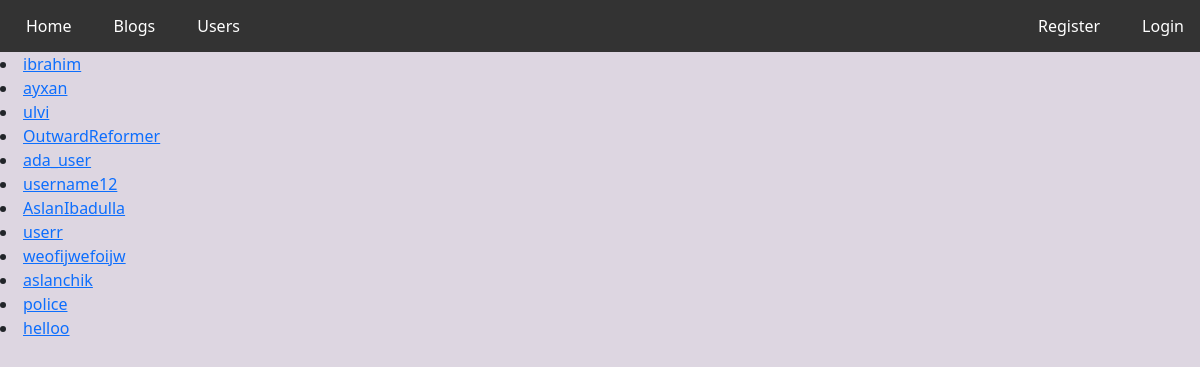
The app's page /bilqram/users, older data.
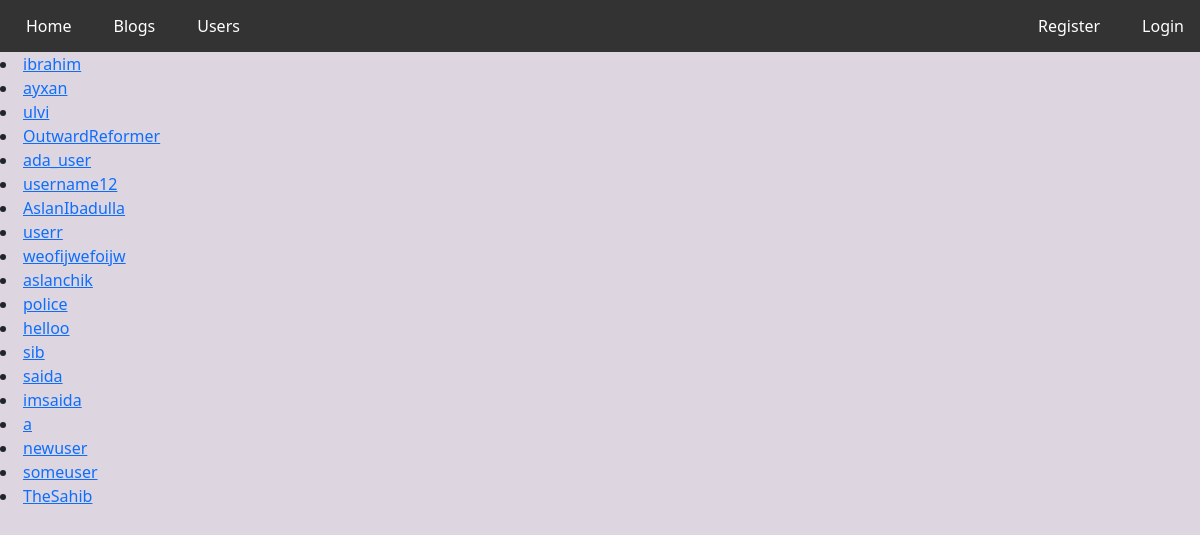
The same page, newer data.
### Bilqram/models.py (models this page shows, shortened)
class User(models.Model):
    username = models.CharField(max_length=20)
    password = models.CharField(max_length=30)
    email = models.EmailField()
    name = models.CharField(max_length=15)
    surname = models.CharField(max_length=15)
    profile_pic = models.ImageField(upload_to='Bilqram/Images/Profile_Pictures')
    contributionScore = models.IntegerField(default=0)

### Bilqram/views.py (the view)
# urls.py: path('users', views.users, name='users'),
def users(request):
    user_list = User.objects.all()
    context = {
        'user_list': user_list
    }
    return render(request, 'Bilqram/users.html', context)

### Bilqram/templates/Bilqram/users.html (shortened to what this page needs)
{% extends 'Bilqram/base.html' %}
{% block content %}
    {% if user_list  %}
        {% for user in user_list %}
            <li><a href="{% url 'Bilqram:user' user.username %}">{{ user.username }}</a></li>
        {% endfor %}
    {% endif %}
{% endblock %}

Row changes from the older to the newer data that the page shows:
added User: username "sib"
added User: username "saida"
added User: username "imsaida"
added User: username "a"
added User: username "newuser"
added User: username "someuser"
added User: username "TheSahib"
